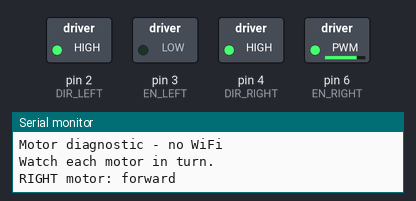
A sketch run on a simulated Arduino Uno, built with avr-gcc and run on an emulated ATmega328P. Shown: switched loads named in the sketch (green lamp = pin HIGH), the last lines printed to the serial monitor.

Above: at 1.1 s.
At 7.6 s:
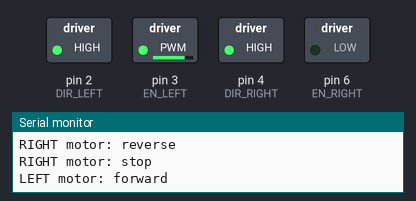
At 14.1 s:
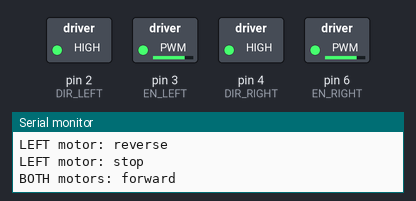
At 16.1 s:
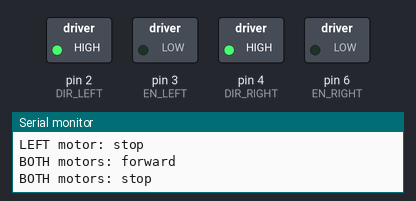
At 27.6 s:
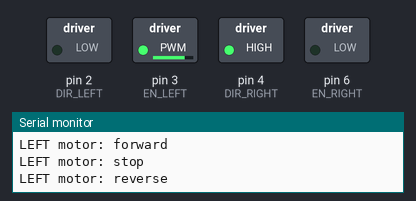
At 38.1 s:
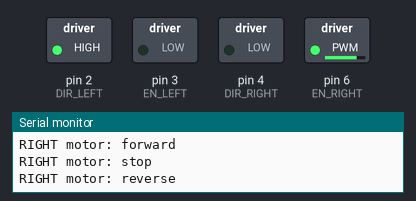
Timing chart, 0 to 39.6 s (numbered marks = the images above):
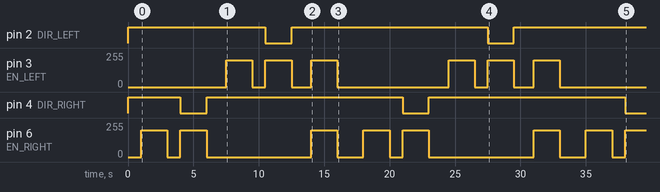

The sketch:

motor_diagnostic_test.ino
```cpp
// Safe pins avoiding WiFi Shield conflict (5, 7, 10, 11, 12, 13)
const int DIR_LEFT  = 2;
const int EN_LEFT   = 3;
const int DIR_RIGHT = 4;
const int EN_RIGHT  = 6;

// Speed for tests (0-255). 200 is a good starting point - high enough
// to overcome stiction, low enough to be safe on the bench.
const int TEST_SPEED = 200;

void setMotor(int dirPin, int enPin, int speed) {
  // speed: -255 to +255. Positive = forward, negative = reverse, 0 = stop.
  if (speed >= 0) {
    digitalWrite(dirPin, HIGH);
    analogWrite(enPin, speed);
  } else {
    digitalWrite(dirPin, LOW);
    analogWrite(enPin, -speed);
  }
}

void stopBoth() {
  setMotor(DIR_LEFT,  EN_LEFT,  0);
  setMotor(DIR_RIGHT, EN_RIGHT, 0);
}

void setup() {
  Serial.begin(9600);
  while (!Serial && millis() < 3000) { ; }  // wait briefly for serial monitor

  pinMode(DIR_LEFT,  OUTPUT);
  pinMode(EN_LEFT,   OUTPUT);
  pinMode(DIR_RIGHT, OUTPUT);
  pinMode(EN_RIGHT,  OUTPUT);

  stopBoth();

  Serial.println("Motor diagnostic - no WiFi");
  Serial.println("Watch each motor in turn.");
  delay(1000);
}

void loop() {
  // --- Right motor alone ---
  Serial.println("RIGHT motor: forward");
  setMotor(DIR_RIGHT, EN_RIGHT, TEST_SPEED);
  delay(2000);

  Serial.println("RIGHT motor: stop");
  setMotor(DIR_RIGHT, EN_RIGHT, 0);
  delay(1000);

  Serial.println("RIGHT motor: reverse");
  setMotor(DIR_RIGHT, EN_RIGHT, -TEST_SPEED);
  delay(2000);

  Serial.println("RIGHT motor: stop");
  setMotor(DIR_RIGHT, EN_RIGHT, 0);
  delay(1500);

  // --- Left motor alone ---
  Serial.println("LEFT motor: forward");
  setMotor(DIR_LEFT, EN_LEFT, TEST_SPEED);
  delay(2000);

  Serial.println("LEFT motor: stop");
  setMotor(DIR_LEFT, EN_LEFT, 0);
  delay(1000);

  Serial.println("LEFT motor: reverse");
  setMotor(DIR_LEFT, EN_LEFT, -TEST_SPEED);
  delay(2000);

  Serial.println("LEFT motor: stop");
  setMotor(DIR_LEFT, EN_LEFT, 0);
  delay(1500);

  // --- Both motors together ---
  Serial.println("BOTH motors: forward");
  setMotor(DIR_LEFT,  EN_LEFT,  TEST_SPEED);
  setMotor(DIR_RIGHT, EN_RIGHT, TEST_SPEED);
  delay(2000);

  Serial.println("BOTH motors: stop");
  stopBoth();
  delay(2000);
}
```

Measured:
- by itself, pin 2 (DIR_LEFT), pin 4 (DIR_RIGHT): alternates HIGH for 15.0 s and LOW for 2.0 s
- by itself, pin 3 (EN_LEFT): 0/255 → 200/255 at 7.5 s, → 0/255 2.0 s later, → 200/255 1.0 s later, → 0/255 2.0 s later, … (12 changes in this stretch)
- by itself, pin 6 (EN_RIGHT): repeats every 17.0 s: 0/255 1.0 s, 200/255 2.0 s, 0/255 8.0 s, 200/255 2.0 s, 0/255 2.0 s, 200/255 2.0 s
